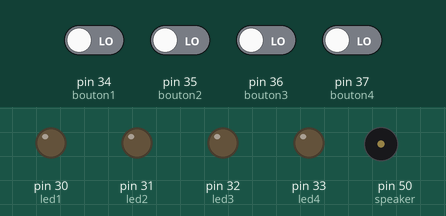
Simulated run of this sketch. Board: Arduino Mega 2560, built with avr-gcc and run on an emulated ATmega2560. On the bench: output pins drawn as LEDs (lit = HIGH), buzzer (waves = sounding). The test bench sets the inputs (shaded band); at power-on: pin 34 (bouton1), pin 35 (bouton2), pin 36 (bouton3), pin 37 (bouton4) LOW. Random numbers use the default seed unless the sketch sets one.

Above: at 1.2 s.
1.3 s: pin 34 (bouton1) driven HIGH
At 2.2 s:
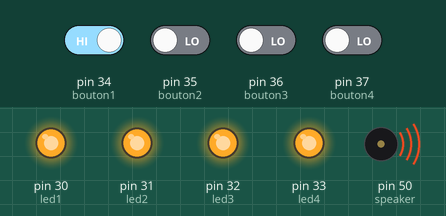
4.0 s: pin 35 (bouton2) driven HIGH
At 5.1 s:
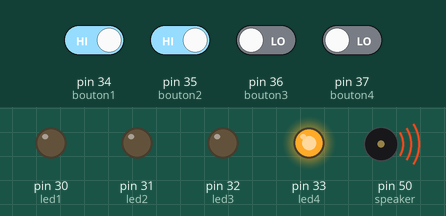
Timing chart, 0 to 32.9 s (numbered marks = the images above; inputs shaded):
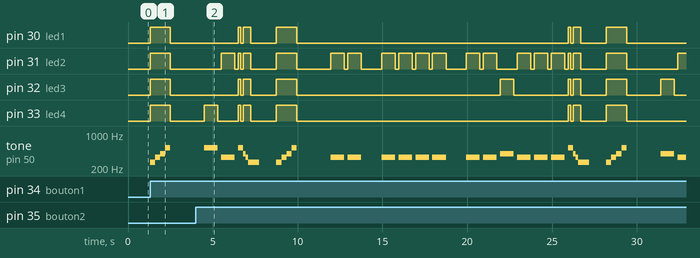

The sketch:

CordeArduinoFini.ino
```cpp
//Simon

//---------------------------------------------------------
//Initialisation des LEDs et boutons poussoirs.
int led1 = 30; //LED rouge
int led2 = 31; //LED verte
int led3 = 32; //LED bleue
int led4 = 33; //LED jaune
int bouton1 = 34; //Bouton rouge
int bouton2 = 35; //Bouton vert
int bouton3 = 36; //Bouton bleu
int bouton4 = 37; //Bouton jaune
int speaker = 50; //Speaker

//Les numéros correspondent aux numéros d'entrées/sorties.
//Les 0 et 1 sont réservés aux transmissions/réceptions.

//Fréquences des sons de chaque couleur
int son[] = {261, 330, 392, 523};
//            Do,  Mi, Sol,  Do

//Tableau de séquence à jouer
int sequence[50];
//Personne ne dépasse jamais le niveau 50...

//---------------------------------------------------------
// Routine d'initialisation.
// Le setup sera appelée à chaque démarrage ou reset.

void setup()
{
  //Initialisation des entrées/sorties
  pinMode(led1, OUTPUT);
  pinMode(led2, OUTPUT);
  pinMode(led3, OUTPUT);
  pinMode(led4, OUTPUT);
  pinMode(bouton1, INPUT);
  pinMode(bouton2, INPUT);
  pinMode(bouton3, INPUT);
  pinMode(bouton4, INPUT);
  pinMode(speaker, OUTPUT);
}

//---------------------------------------------------------
// Boucle principale.
// La loop tournera jusqu'à extinction ou reset.

void loop()
{

  //Attente de pression sur une touche.
  lectureBouton();

  //Témoin de lancement du jeu.
  melodieLancement();
  delay(2000);

  //Début du jeu
  boolean gameOver = false;
  int presse;
  int niveau = 0;
  while(!gameOver)
  {
    nouvelleNote(niveau); //Rajoute une note à la séquence.
    jouerSequence(niveau); //Joue la séquence

    for(int i=0; i<=niveau; i++) //Attend que le joueur tape chaque note de la séquence
    {
      presse = lectureBouton(); //Lecture du bouton appuyé par le joueur
      jouerNote(presse); //Joue la note du joueur
      if(presse!=sequence[i]) //Si la note est bonne, on continue, sinon GameOver
      {
        gameOver = true;
        melodieGameOver();
      }
      if(gameOver) {break;}
    }
    niveau++;

    delay(1000);
  }
}

//---------------------------------------------------------
//Fonction de lecture des boutons.
  //L'arduino vérifie les boutons un par un, mais comme la vitesse d'une vérification
  //est de l'ordre de la nanoseconde, l'ensemble est presque instantané.
int lectureBouton()
{
  int boutonPresse = 0;

  while(!boutonPresse)
  {
    if(digitalRead(bouton1))
    {
      boutonPresse = 1;
    }
    if(digitalRead(bouton2))
    {
      boutonPresse = 2;
    }
    if(digitalRead(bouton3))
    {
      boutonPresse = 3;
    }
    if(digitalRead(bouton4))
    {
      boutonPresse = 4;
    }
  }
  return boutonPresse;
}
//---------------------------------------------------------
//Fonction de lumière et de son
void jouerNote(int numero)
{
  switch(numero)
  {
    case 1:
      digitalWrite(led1, HIGH);
      break;
    case 2:
      digitalWrite(led2, HIGH);
      break;
    case 3:
      digitalWrite(led3, HIGH);
      break;
    case 4:
      digitalWrite(led4, HIGH);
      break;
  }
  tone(speaker, son[numero-1]); //Le tableau commence à 0 (non à 1)
  delay(800);

  digitalWrite(led1, LOW);
  digitalWrite(led2, LOW);
  digitalWrite(led3, LOW);
  digitalWrite(led4, LOW);
  noTone(speaker);

  delay(200);
}

//---------------------------------------------------------
//Joue toute la séquence
void jouerSequence(int niveau)
{
  for(int i=0; i<=niveau; i++)
  {
    jouerNote(sequence[i]);
  }
}
//---------------------------------------------------------
//Nouvelle note aléatoire
void nouvelleNote(int niveau)
{
  sequence[niveau] = (int)random(1,5);
}

//---------------------------------------------------------
//Témoin lancement (petite séquence lumineuse)
void melodieLancement()
{
  digitalWrite(led1, HIGH);
  digitalWrite(led2, HIGH);
  digitalWrite(led3, HIGH);
  digitalWrite(led4, HIGH);
  tone(speaker, son[0]);
  delay(300);
  tone(speaker, son[1]);
  delay(300);
  tone(speaker, son[2]);
  delay(300);
  tone(speaker, son[3]);
  delay(300);
  digitalWrite(led1, LOW);
  digitalWrite(led2, LOW);
  digitalWrite(led3, LOW);
  digitalWrite(led4, LOW);
  noTone(speaker);
}

//---------------------------------------------------------
//Témoin Game Over
void melodieGameOver()
{
  digitalWrite(led1, HIGH);
  digitalWrite(led2, HIGH);
  digitalWrite(led3, HIGH);
  digitalWrite(led4, HIGH);
  tone(speaker, son[3]);
  delay(150);
  digitalWrite(led1, LOW);
  digitalWrite(led2, LOW);
  digitalWrite(led3, LOW);
  digitalWrite(led4, LOW);
  delay(150);
  digitalWrite(led1, HIGH);
  digitalWrite(led2, HIGH);
  digitalWrite(led3, HIGH);
  digitalWrite(led4, HIGH);
  tone(speaker, son[2]);
  delay(150);
  digitalWrite(led1, HIGH);
  digitalWrite(led2, HIGH);
  digitalWrite(led3, HIGH);
  digitalWrite(led4, HIGH);
  tone(speaker, son[1]);
  delay(150);
  digitalWrite(led1, HIGH);
  digitalWrite(led2, HIGH);
  digitalWrite(led3, HIGH);
  digitalWrite(led4, HIGH);
  tone(speaker, son[0]);
  delay(150);
  digitalWrite(led1, LOW);
  digitalWrite(led2, LOW);
  digitalWrite(led3, LOW);
  digitalWrite(led4, LOW);
  delay(500);
  noTone(speaker);
}
```

Measured:
- after the input at 1.3 s, pin 30 (led1), pin 31 (led2), pin 32 (led3), pin 33 (led4): LOW → HIGH at once, → LOW 1.2 s later; tone on pin 50 (speaker): plays 261 Hz for 0.30 s, 330 Hz for 0.30 s, 392 Hz for 0.30 s, 523 Hz for 0.30 s, starting at once
